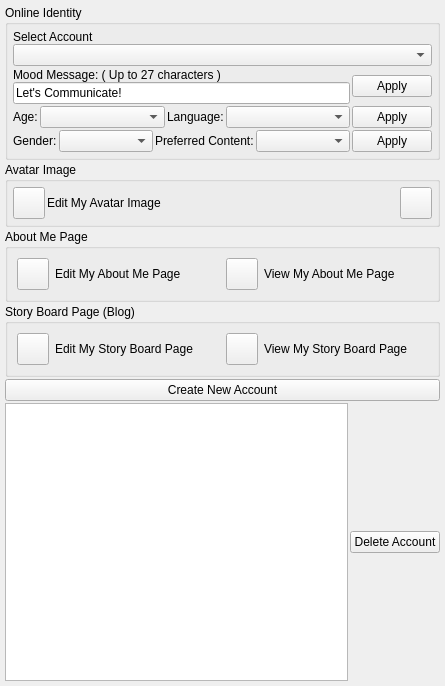
<?xml version="1.0" encoding="UTF-8"?>
<ui version="4.0">
 <class>AppletUserIdentityUi</class>
 <widget class="QWidget" name="AppletUserIdentityUi">
  <property name="geometry">
   <rect>
    <x>0</x>
    <y>0</y>
    <width>445</width>
    <height>686</height>
   </rect>
  </property>
  <property name="sizePolicy">
   <sizepolicy hsizetype="Expanding" vsizetype="Expanding">
    <horstretch>0</horstretch>
    <verstretch>0</verstretch>
   </sizepolicy>
  </property>
  <property name="windowTitle">
   <string>User Identity</string>
  </property>
  <layout class="QVBoxLayout" name="verticalLayout_4">
   <property name="spacing">
    <number>2</number>
   </property>
   <property name="leftMargin">
    <number>5</number>
   </property>
   <property name="topMargin">
    <number>5</number>
   </property>
   <property name="rightMargin">
    <number>5</number>
   </property>
   <property name="bottomMargin">
    <number>5</number>
   </property>
   <item>
    <widget class="QGroupBox" name="m_OnlineIdentityGroupBox">
     <property name="title">
      <string>Online Identity</string>
     </property>
     <layout class="QVBoxLayout" name="verticalLayout_3">
      <property name="spacing">
       <number>2</number>
      </property>
      <property name="leftMargin">
       <number>5</number>
      </property>
      <property name="topMargin">
       <number>5</number>
      </property>
      <property name="rightMargin">
       <number>5</number>
      </property>
      <property name="bottomMargin">
       <number>5</number>
      </property>
      <item>
       <layout class="QHBoxLayout" name="horizontalLayout_2">
        <item>
         <layout class="QVBoxLayout" name="verticalLayout_2">
          <property name="spacing">
           <number>0</number>
          </property>
          <item>
           <widget class="QLabel" name="m_UserNameLabel">
            <property name="text">
             <string>Select Account</string>
            </property>
           </widget>
          </item>
          <item>
           <widget class="QComboBox" name="m_AccountComboBox"/>
          </item>
         </layout>
        </item>
       </layout>
      </item>
      <item>
       <layout class="QHBoxLayout" name="horizontalLayout">
        <item>
         <layout class="QVBoxLayout" name="verticalLayout">
          <property name="spacing">
           <number>0</number>
          </property>
          <item>
           <widget class="QLabel" name="m_MoodMessageLabel">
            <property name="text">
             <string>Mood Message: ( Up to 27 characters )</string>
            </property>
           </widget>
          </item>
          <item>
           <widget class="QLineEdit" name="m_MoodMessageEdit">
            <property name="sizePolicy">
             <sizepolicy hsizetype="Expanding" vsizetype="Preferred">
              <horstretch>0</horstretch>
              <verstretch>0</verstretch>
             </sizepolicy>
            </property>
            <property name="text">
             <string>Let's Communicate!</string>
            </property>
           </widget>
          </item>
         </layout>
        </item>
        <item>
         <widget class="QPushButton" name="m_ApplyMoodButton">
          <property name="text">
           <string>Apply</string>
          </property>
         </widget>
        </item>
       </layout>
      </item>
      <item>
       <layout class="QHBoxLayout" name="horizontalLayout_5">
        <item>
         <widget class="QLabel" name="label_6">
          <property name="text">
           <string>Age:</string>
          </property>
         </widget>
        </item>
        <item>
         <widget class="QComboBox" name="m_AgeComboBox">
          <property name="sizePolicy">
           <sizepolicy hsizetype="Expanding" vsizetype="Fixed">
            <horstretch>0</horstretch>
            <verstretch>0</verstretch>
           </sizepolicy>
          </property>
         </widget>
        </item>
        <item>
         <widget class="QLabel" name="m_LanguageLabel">
          <property name="text">
           <string>Language:</string>
          </property>
         </widget>
        </item>
        <item>
         <widget class="QComboBox" name="m_LanguageComboBox">
          <property name="sizePolicy">
           <sizepolicy hsizetype="Expanding" vsizetype="Preferred">
            <horstretch>0</horstretch>
            <verstretch>0</verstretch>
           </sizepolicy>
          </property>
         </widget>
        </item>
        <item>
         <widget class="QPushButton" name="m_ApplyAgeButton">
          <property name="text">
           <string>Apply</string>
          </property>
         </widget>
        </item>
       </layout>
      </item>
      <item>
       <layout class="QHBoxLayout" name="horizontalLayout_4">
        <item>
         <widget class="QLabel" name="label_3">
          <property name="text">
           <string>Gender:</string>
          </property>
         </widget>
        </item>
        <item>
         <widget class="QComboBox" name="m_GenderComboBox">
          <property name="sizePolicy">
           <sizepolicy hsizetype="Expanding" vsizetype="Preferred">
            <horstretch>0</horstretch>
            <verstretch>0</verstretch>
           </sizepolicy>
          </property>
         </widget>
        </item>
        <item>
         <widget class="QLabel" name="label">
          <property name="text">
           <string>Preferred Content:</string>
          </property>
         </widget>
        </item>
        <item>
         <widget class="QComboBox" name="m_ContentComboBox">
          <property name="sizePolicy">
           <sizepolicy hsizetype="Expanding" vsizetype="Preferred">
            <horstretch>0</horstretch>
            <verstretch>0</verstretch>
           </sizepolicy>
          </property>
         </widget>
        </item>
        <item>
         <widget class="QPushButton" name="m_ApplyGenderButton">
          <property name="text">
           <string>Apply</string>
          </property>
         </widget>
        </item>
       </layout>
      </item>
     </layout>
    </widget>
   </item>
   <item>
    <widget class="QGroupBox" name="m_AvatarImageGroupBox">
     <property name="sizePolicy">
      <sizepolicy hsizetype="Expanding" vsizetype="Preferred">
       <horstretch>0</horstretch>
       <verstretch>0</verstretch>
      </sizepolicy>
     </property>
     <property name="title">
      <string>Avatar Image</string>
     </property>
     <layout class="QHBoxLayout" name="horizontalLayout_6">
      <property name="spacing">
       <number>2</number>
      </property>
      <property name="leftMargin">
       <number>5</number>
      </property>
      <property name="topMargin">
       <number>5</number>
      </property>
      <property name="rightMargin">
       <number>5</number>
      </property>
      <property name="bottomMargin">
       <number>5</number>
      </property>
      <item>
       <widget class="VxPushButton" name="m_EditAvatarImageButton">
        <property name="minimumSize">
         <size>
          <width>32</width>
          <height>32</height>
         </size>
        </property>
        <property name="maximumSize">
         <size>
          <width>32</width>
          <height>32</height>
         </size>
        </property>
        <property name="text">
         <string notr="true"/>
        </property>
        <property name="iconSize">
         <size>
          <width>48</width>
          <height>48</height>
         </size>
        </property>
       </widget>
      </item>
      <item>
       <widget class="QLabel" name="m_EditAvatarImageLabel">
        <property name="text">
         <string>Edit My Avatar Image</string>
        </property>
       </widget>
      </item>
      <item>
       <widget class="VxPushButton" name="m_AvatarImageButton">
        <property name="sizePolicy">
         <sizepolicy hsizetype="Fixed" vsizetype="Fixed">
          <horstretch>0</horstretch>
          <verstretch>0</verstretch>
         </sizepolicy>
        </property>
        <property name="minimumSize">
         <size>
          <width>32</width>
          <height>32</height>
         </size>
        </property>
        <property name="maximumSize">
         <size>
          <width>32</width>
          <height>32</height>
         </size>
        </property>
        <property name="text">
         <string notr="true"/>
        </property>
       </widget>
      </item>
     </layout>
    </widget>
   </item>
   <item>
    <widget class="QGroupBox" name="m_AboutMeGroupBox">
     <property name="sizePolicy">
      <sizepolicy hsizetype="Expanding" vsizetype="Preferred">
       <horstretch>0</horstretch>
       <verstretch>0</verstretch>
      </sizepolicy>
     </property>
     <property name="title">
      <string>About Me Page</string>
     </property>
     <layout class="QHBoxLayout" name="horizontalLayout_7">
      <item>
       <widget class="VxPushButton" name="m_EditAboutMeButton">
        <property name="minimumSize">
         <size>
          <width>32</width>
          <height>32</height>
         </size>
        </property>
        <property name="maximumSize">
         <size>
          <width>32</width>
          <height>32</height>
         </size>
        </property>
        <property name="text">
         <string/>
        </property>
        <property name="iconSize">
         <size>
          <width>48</width>
          <height>48</height>
         </size>
        </property>
       </widget>
      </item>
      <item>
       <widget class="QLabel" name="m_EditAboutMeLabel">
        <property name="text">
         <string>Edit My About Me Page</string>
        </property>
       </widget>
      </item>
      <item>
       <widget class="VxPushButton" name="m_ViewAboutMeButton">
        <property name="minimumSize">
         <size>
          <width>32</width>
          <height>32</height>
         </size>
        </property>
        <property name="maximumSize">
         <size>
          <width>32</width>
          <height>32</height>
         </size>
        </property>
        <property name="text">
         <string/>
        </property>
        <property name="iconSize">
         <size>
          <width>48</width>
          <height>48</height>
         </size>
        </property>
       </widget>
      </item>
      <item>
       <widget class="QLabel" name="m_ViewAboutMeLabel">
        <property name="text">
         <string>View My About Me Page</string>
        </property>
       </widget>
      </item>
     </layout>
    </widget>
   </item>
   <item>
    <widget class="QGroupBox" name="m_StoryBoardGroupBox">
     <property name="sizePolicy">
      <sizepolicy hsizetype="Expanding" vsizetype="Preferred">
       <horstretch>0</horstretch>
       <verstretch>0</verstretch>
      </sizepolicy>
     </property>
     <property name="title">
      <string>Story Board Page (Blog)</string>
     </property>
     <layout class="QHBoxLayout" name="horizontalLayout_3">
      <item>
       <widget class="VxPushButton" name="m_EditStoryboardButton">
        <property name="minimumSize">
         <size>
          <width>32</width>
          <height>32</height>
         </size>
        </property>
        <property name="maximumSize">
         <size>
          <width>32</width>
          <height>32</height>
         </size>
        </property>
        <property name="text">
         <string/>
        </property>
        <property name="iconSize">
         <size>
          <width>48</width>
          <height>48</height>
         </size>
        </property>
       </widget>
      </item>
      <item>
       <widget class="QLabel" name="m_EditStoryboardLabel">
        <property name="text">
         <string>Edit My Story Board Page</string>
        </property>
       </widget>
      </item>
      <item>
       <widget class="VxPushButton" name="m_ViewStoryboardButton">
        <property name="minimumSize">
         <size>
          <width>32</width>
          <height>32</height>
         </size>
        </property>
        <property name="maximumSize">
         <size>
          <width>32</width>
          <height>32</height>
         </size>
        </property>
        <property name="text">
         <string/>
        </property>
        <property name="iconSize">
         <size>
          <width>48</width>
          <height>48</height>
         </size>
        </property>
       </widget>
      </item>
      <item>
       <widget class="QLabel" name="m_ViewStoryboardLabel">
        <property name="text">
         <string>View My Story Board Page</string>
        </property>
       </widget>
      </item>
     </layout>
    </widget>
   </item>
   <item>
    <widget class="QPushButton" name="m_CreateNewAccountButton">
     <property name="text">
      <string>Create New Account</string>
     </property>
    </widget>
   </item>
   <item>
    <layout class="QHBoxLayout" name="horizontalLayout_8">
     <item>
      <widget class="QListWidget" name="m_AccountListWidget"/>
     </item>
     <item>
      <widget class="QPushButton" name="m_DeleteAccountButton">
       <property name="text">
        <string>Delete Account</string>
       </property>
      </widget>
     </item>
    </layout>
   </item>
  </layout>
 </widget>
 <customwidgets>
  <customwidget>
   <class>VxPushButton</class>
   <extends>QPushButton</extends>
   <header location="global">VxPushButton.h</header>
  </customwidget>
 </customwidgets>
 <resources/>
 <connections/>
</ui>
